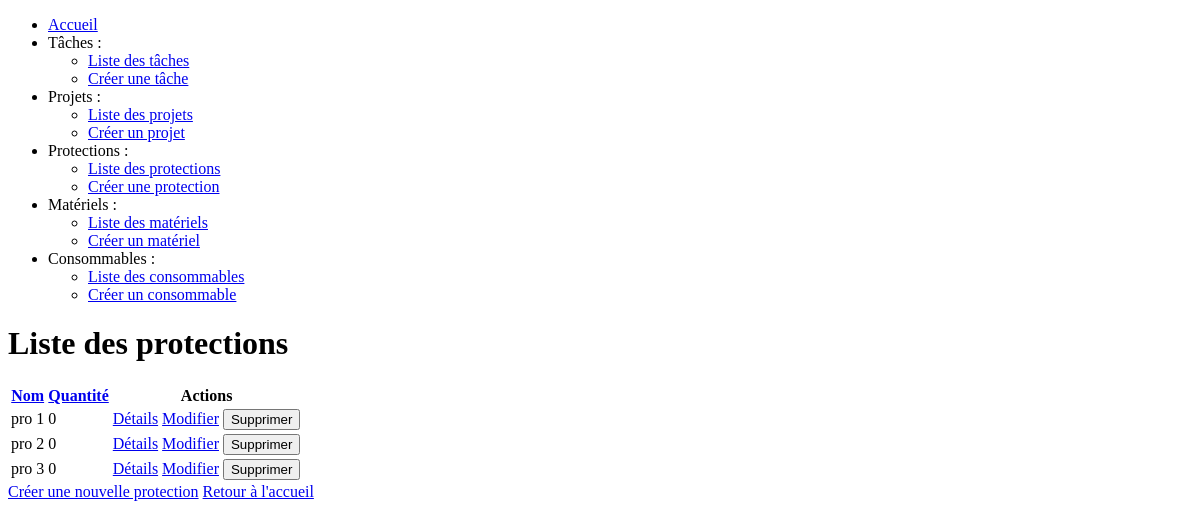
/protections/list, run on the app's committed database.
### models.py (models this page shows, shortened)
class Protection(db.Model):
    id = db.Column(db.Integer, primary_key=True)
    name = db.Column(db.String(100), nullable=False)
    quantity = db.Column(db.Integer, nullable=True, default=0)
    tasks = db.relationship('Task', secondary=task_protection_association, back_populates='protections')
    projects = db.relationship('Project', secondary=project_protection_association, back_populates='protections')

### routes.py (the view)
@app.route('/protections/list', methods=['GET'])
def list_protections():
    sort_by = request.args.get('sort_by', 'name')
    direction = request.args.get('direction', 'asc')
    try:
        protections = Protection.query.order_by(getattr(Protection, sort_by).desc() if direction == 'desc' else getattr(Protection, sort_by).asc()).all()
    except AttributeError:
        protections = Protection.query.order_by(Protection.name.asc()).all()
    return render_template('protections/list.html', protections=protections, sort_by=sort_by, direction=direction)

### templates/protections/list.html (shortened to what this page needs)
<!DOCTYPE html>
<html lang="en">
<head>
    <link rel="stylesheet" href="/static/main.js">
</head>
<body>
        <nav>
    <ul>
        <li><a href="/">Accueil</a></li>
        <li>Tâches :</li>
        <ul>
            <li><a href="/tasks/list">Liste des tâches</a></li>
            <li><a href="/tasks/create">Créer une tâche</a></li>
        </ul>
        <li>Projets :</li>
        <ul>
            <li><a href="/projects/list">Liste des projets</a></li>
            <li><a href="/projects/create">Créer un projet</a></li>
        </ul>
        <li>Protections :</li>
        <ul>
            <li><a href="/protections/list">Liste des protections</a></li>
            <li><a href="/protections/create">Créer une protection</a></li>
        </ul>
        <li>Matériels :</li>
        <ul>
            <li><a href="/materials/list">Liste des matériels</a></li>
            <li><a href="/materials/create">Créer un matériel</a></li>
        </ul>
        <li>Consommables :</li>
        <ul>
            <li><a href="/consumables/list">Liste des consommables</a></li>
            <li><a href="/consumables/create">Créer un consommable</a></li>
        </ul>
    </ul>
</nav>
    <div class="container">
        <h1>Liste des protections</h1>
        <table>
            <thead>
                <tr>
                    <th><a href="?sort_by=name&direction={{ 'desc' if sort_by == 'name' and direction == 'asc' else 'asc' }}">Nom</a></th>
                    <th><a href="?sort_by=quantity&direction={{ 'desc' if sort_by == 'quantity' and direction == 'asc' else 'asc' }}">Quantité</a></th>
                    <th>Actions</th>
                </tr>
            </thead>
            <tbody>
                {% for protection in protections %}
                <tr>
                    <td>{{ protection.name }}</td>
                    <td>{{ protection.quantity }}</td>
                    <td>
                        <a href="/protections/{{ protection.id }}/details">Détails</a>
                        <a href="/protections/{{ protection.id }}/edit">Modifier</a>
                        <form action="{{ url_for('delete_protection', id=protection.id) }}" method="post" style="display:inline;">
                            <button type="submit">Supprimer</button>
                        </form>
                    </td>
                </tr>
                {% endfor %}
            </tbody>
        </table>
        <a href="/protections/create">Créer une nouvelle protection</a>
        <a href="/">Retour à l'accueil</a>
    </div>
</body>
</html>

### data on the page
Protection: name "pro 1", quantity "0"
Protection: name "pro 2", quantity "0"
Protection: name "pro 3", quantity "0"
